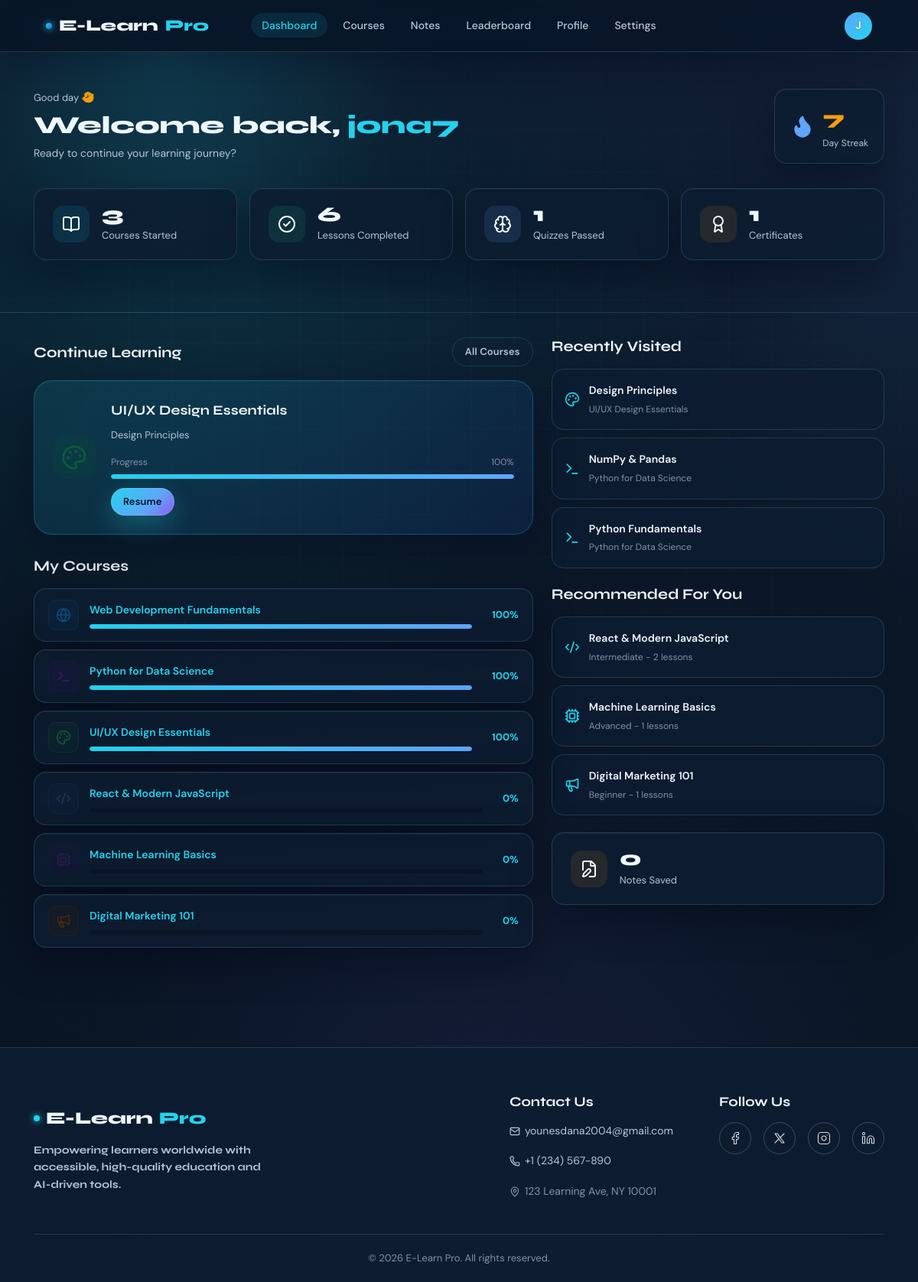
The app's page /dashboard (signed in) with its own data.
### tables this page shows
CREATE TABLE courses (
            id TEXT PRIMARY KEY,
            title TEXT NOT NULL,
            description TEXT,
            emoji TEXT DEFAULT 'book',
            color TEXT DEFAULT '#1a2a4a',
            level TEXT DEFAULT 'beginner',
            hours INTEGER DEFAULT 0,
            category TEXT DEFAULT 'general',
            created_by INTEGER,
            created_at TEXT
        );

CREATE TABLE lessons (
            id TEXT PRIMARY KEY,
            course_id TEXT NOT NULL,
            title TEXT NOT NULL,
            content TEXT,
            lesson_order INTEGER DEFAULT 0
        );

CREATE TABLE progress (
            id INTEGER PRIMARY KEY AUTOINCREMENT,
            user_id INTEGER NOT NULL,
            course_id TEXT NOT NULL,
            lesson_id TEXT NOT NULL,
            visited_at TEXT NOT NULL,
            UNIQUE(user_id, lesson_id)
        );

### app.py (the view)
@app.route("/dashboard")
@login_required
def dashboard():
    db = get_db()
    user_id = session["user_id"]
    ensure_certificates_for_user(user_id)
    notes_count = db.execute("SELECT COUNT(*) FROM notes WHERE user_id=?", (user_id,)).fetchone()[0]
    stats = get_user_stats(user_id)
    courses_rows = db.execute("SELECT * FROM courses ORDER BY created_at ASC").fetchall()
    courses = []
    for c in courses_rows:
        lessons_rows = db.execute("SELECT * FROM lessons WHERE course_id=? ORDER BY lesson_order", (c["id"],)).fetchall()
        courses.append({
            "id": c["id"], "title": c["title"], "desc": c["description"],
            "emoji": c["emoji"], "color": c["color"], "level": c["level"],
            "lessons_count": len(lessons_rows), "hours": c["hours"],
            "category": c["category"], "progress": get_course_progress(user_id, c["id"]),
            "lessons": [{"id": l["id"], "title": l["title"], "desc": l["content"]} for l in lessons_rows],
        })
    recently_visited = db.execute(
        """
        SELECT p.course_id, p.lesson_id, p.visited_at, c.title AS course_title,
               c.emoji AS course_emoji, l.title AS lesson_title
        FROM progress p
        JOIN courses c ON c.id = p.course_id
        JOIN lessons l ON l.id = p.lesson_id
        WHERE p.user_id=?
        ORDER BY p.visited_at DESC
        LIMIT 3
        """,
        (user_id,),
    ).fetchall()
    recommended = [c for c in courses if c["progress"] == 0][:3]
    continue_course = next((c for c in courses if c["id"] == recently_visited[0]["course_id"]), None) if recently_visited else None
    if continue_course is None and courses:
        continue_course = courses[0]
    return render_template(
        "dashboard.html", user=current_user(), notes_count=notes_count, courses=courses[:6],
        stats=stats, real_lessons_completed=stats["total_lessons_completed"],
        real_quizzes_passed=stats["quizzes_passed"], real_certificates=stats["certificates"],
        recently_visited=recently_visited, recommended=recommended, continue_course=continue_course,
    )

### templates/dashboard.html (shortened to what this page needs)
{% extends "base.html" %}
{% block content %}
<div class="dash-hero">
  <div class="container">
    <div class="welcome-row animate-on-scroll">
      <div>
        <div class="welcome-greeting">Good day <i data-lucide="hand" style="width:16px;height:16px;color:var(--warning);vertical-align:-3px;fill:var(--warning);"></i></div>
        <h1 class="welcome-name">Welcome back, <span>{{ user.name.split()[0] }}</span></h1>
        <p class="welcome-sub">Ready to continue your learning journey?</p>
      </div>
      <div class="streak-badge">
        <i data-lucide="flame" style="width:32px;height:32px;color:var(--accent2);fill:var(--accent2);"></i>
        <div><div class="streak-num">7</div><div class="streak-label">Day Streak</div></div>
      </div>
    </div>
    <div class="stats-row animate-on-scroll delay-100">
      <div class="stat-card glass-panel">
        <div class="stat-icon cyan"><i data-lucide="book-open"></i></div>
        <div><div class="stat-num">{{ stats.total_courses_started }}</div><div class="stat-label">Courses Started</div></div>
      </div>
      <div class="stat-card glass-panel">
        <div class="stat-icon green"><i data-lucide="check-circle-2"></i></div>
        <div><div class="stat-num">{{ real_lessons_completed }}</div><div class="stat-label">Lessons Completed</div></div>
      </div>
      <div class="stat-card glass-panel">
        <div class="stat-icon purple"><i data-lucide="brain"></i></div>
        <div><div class="stat-num">{{ real_quizzes_passed }}</div><div class="stat-label">Quizzes Passed</div></div>
      </div>
      <div class="stat-card glass-panel">
        <div class="stat-icon yellow"><i data-lucide="award"></i></div>
        <div><div class="stat-num">{{ real_certificates }}</div><div class="stat-label">Certificates</div></div>
      </div>
    </div>
  </div>
</div>
<div class="container">
  <div class="dash-grid">
    <div>
      <div class="section-head">
        <h2>Continue Learning</h2>
        <a href="{{ url_for('courses') }}" class="btn btn-ghost btn-sm">All Courses</a>
      </div>
      {% if continue_course %}
      <div class="continue-card glass-panel animate-on-scroll delay-200">
        <div style="width:56px;height:56px;border-radius:16px;background:{{ continue_course.color }}22;color:{{ continue_course.color }};display:flex;align-items:center;justify-content:center;flex-shrink:0;"><i data-lucide="{{ continue_course.emoji }}" style="width:34px;height:34px;"></i></div>
        <div style="flex:1;">
          <div class="continue-title">{{ continue_course.title }}</div>
          <p class="continue-sub">{{ continue_course.lessons[0].title if continue_course.lessons else 'Start the course' }}</p>
          <div style="margin-bottom:12px;">
            <div style="display:flex;justify-content:space-between;font-size:12px;color:var(--text-muted);margin-bottom:6px;"><span>Progress</span><span>{{ continue_course.progress }}%</span></div>
            <div class="progress-bar-wrap"><div class="progress-bar-fill" style="width:{{ continue_course.progress }}%"></div></div>
          </div>
          <a href="{{ url_for('lesson', course_id=continue_course.id) }}" class="btn btn-primary btn-sm" style="text-decoration:none;">Resume</a>
        </div>
      </div>
      {% endif %}
      <div class="section-head"><h2>My Courses</h2></div>
      <div class="activity-list">
        {% for c in courses %}
        <a href="{{ url_for('lesson', course_id=c.id) }}" style="text-decoration:none;">
          <div class="activity-item glass-panel">
            <div style="width:40px;height:40px;border-radius:10px;background:{{ c.color }}22;border:1px solid {{ c.color }}44;color:{{ c.color }};display:flex;align-items:center;justify-content:center;flex-shrink:0;"><i data-lucide="{{ c.emoji }}" style="width:20px;height:20px;"></i></div>
            <div style="flex:1;min-width:0;">
              <div class="activity-title">{{ c.title }}</div>
              <div class="progress-bar-wrap" style="margin-top:6px;"><div class="progress-bar-fill" style="width:{{ c.progress }}%"></div></div>
            </div>
            <span style="font-size:13px;font-weight:700;color:var(--accent);margin-left:12px;">{{ c.progress }}%</span>
          </div>
        </a>
        {% endfor %}
      </div>
    </div>
    <div class="side-stack">
      <div>
        <div class="section-head"><h2>Recently Visited</h2></div>
        <div class="activity-list">
          {% for item in recently_visited %}
          <a href="{{ url_for('lesson', course_id=item.course_id) }}" class="mini-course">
            <i data-lucide="{{ item.course_emoji }}" style="width:20px;height:20px;color:var(--accent);"></i>
            <div><div class="activity-title">{{ item.lesson_title }}</div><div class="activity-sub">{{ item.course_title }}</div></div>
          </a>
          {% else %}
          <div class="empty-state" style="padding:28px 16px;">Visit a lesson to build your history.</div>
          {% endfor %}
        </div>
      </div>
      <div>
        <div class="section-head"><h2>Recommended For You</h2></div>
        <div class="activity-list">
          {% for c in recommended %}
          <a href="{{ url_for('lesson', course_id=c.id) }}" class="mini-course">
            <i data-lucide="{{ c.emoji }}" style="width:20px;height:20px;color:var(--accent);"></i>
            <div><div class="activity-title">{{ c.title }}</div><div class="activity-sub">{{ c.level|capitalize }} - {{ c.lessons_count }} lessons</div></div>
          </a>
          {% else %}
          <div class="empty-state" style="padding:28px 16px;">You have started every available course.</div>
          {% endfor %}
        </div>
      </div>
      <div class="stat-card glass-panel">
        <div class="stat-icon yellow"><i data-lucide="file-edit"></i></div>
        <div><div class="stat-num">{{ notes_count }}</div><div class="stat-label">Notes Saved</div></div>
      </div>
    </div>
  </div>
</div>
{% endblock %}

### templates/base.html (shortened to what this page needs)
<!DOCTYPE html>
<html lang="en">
<head>
  <link rel="stylesheet" href="{{ url_for('static', filename='app.css') }}" />
</head>
<body>
  {% block navbar %}
  <nav class="navbar {% block nav_class %}{% endblock %}" id="main-nav">
    <div class="container" style="max-width: none; padding-left: 5vw; padding-right: 5vw;">
      <a href="{{ url_for('dashboard') if session.user_id else url_for('landing') }}" class="nav-logo">
        <span class="logo-dot"></span>E-Learn<span>Pro</span>
      </a>
      {% if session.user_id %}
      <ul class="nav-links" id="nav-links">
        <li><a href="{{ url_for('dashboard') }}" {% if request.endpoint=='dashboard' %}class="active" {% endif
            %}>Dashboard</a></li>
        <li><a href="{{ url_for('courses') }}" >Courses</a></li>
        <li><a href="{{ url_for('notes') }}" {% if request.endpoint=='notes' %}class="active" {% endif %}>Notes</a></li>
        <li><a href="{{ url_for('leaderboard') }}" >Leaderboard</a></li>
        <li><a href="{{ url_for('profile') }}" >Profile</a></li>
        <li><a href="{{ url_for('settings') }}" >Settings</a></li>
      </ul>
      <div style="display:flex;align-items:center;gap:10px;">
        <a href="{{ url_for('profile') }}" class="nav-avatar" title="{{ session.name }}"
          style="text-decoration: none; color: inherit;">
          {{ session.name[0]|upper if session.name else 'U' }}
        </a>
      </div>
      {% endif %}
    </div>
  </nav>
  {% endblock %}
  {% block body %}
  <div class="page-wrapper" style="display:flex; flex-direction:column; min-height:calc(100vh - var(--nav-h));">
    <main class="main-content page-enter" style="flex:1;">
      {% block content %}{% endblock %}
    </main>
    <footer class="main-footer">
      <div class="container">
        <div class="footer-inner">
          <div class="footer-brand">
            <div class="nav-logo" style="margin-bottom:12px;">
              <span class="logo-dot"></span>E-Learn<span>Pro</span>
            </div>
            <p class="footer-desc">Empowering learners worldwide with accessible, high-quality education and AI-driven
              tools.</p>
          </div>
          <div class="footer-links">
            <div class="footer-col">
              <h4>Contact Us</h4>
              <ul>
                <li><a href="mailto:[EMAIL_ADDRESS]"><i data-lucide="mail"
                      style="width:14px;height:14px;margin-right:6px;vertical-align:-2px;"></i>younesdana2004@gmail.com</a>
                </li>
                <li><a href="tel:+1234567890"><i data-lucide="phone"
                      style="width:14px;height:14px;margin-right:6px;vertical-align:-2px;"></i> +1 (234) 567-890</a>
                </li>
                <li><span style="color:var(--text-muted);"><i data-lucide="map-pin"
                      style="width:14px;height:14px;margin-right:6px;vertical-align:-2px;"></i> 123 Learning Ave, NY
                    10001</span></li>
              </ul>
            </div>
            <div class="footer-col">
              <h4>Follow Us</h4>
              <div class="social-links">
                <a href="https://www.facebook.com/share/1DeX4jXbyf/" aria-label="Facebook" id="social-facebook">
                  <svg xmlns="http://www.w3.org/2000/svg" width="18" height="18" viewBox="0 0 24 24" fill="none"
                    stroke="currentColor" stroke-width="1.5" stroke-linecap="round" stroke-linejoin="round">
                    <path d="M18 2h-3a5 5 0 0 0-5 5v3H7v4h3v8h4v-8h3l1-4h-4V7a1 1 0 0 1 1-1h3z" />
                  </svg>
                </a>
                <a href="https://x.com/JONA7_one" aria-label="X (Twitter)" id="social-x">
                  <svg xmlns="http://www.w3.org/2000/svg" width="18" height="18" viewBox="0 0 24 24" fill="none"
                    stroke="currentColor" stroke-width="1.5" stroke-linecap="round" stroke-linejoin="round">
                    <path d="M4 4l11.733 16h4.267l-11.733 -16z" />
                    <path d="M4 20l6.768 -6.768m2.46 -2.46l6.772 -6.772" />
                  </svg>
                </a>
                <a href="https://www.instagram.com/jona7_one.1?igsh=MWFiMGt5ZW03bjAxaQ==" aria-label="Instagram"
                  id="social-instagram">
                </a>
                <a href="https://www.linkedin.com/in/younes-dana-1b1598356?utm_source=share&utm_campaign=share_via&utm_content=profile&utm_medium=android_app"
                  aria-label="LinkedIn" id="social-linkedin">
                </a>
              </div>
            </div>
          </div>
        </div>
        <div class="footer-bottom">
          <p>&copy; 2026 E-Learn Pro. All rights reserved.</p>
        </div>
      </div>
    </footer>
  </div>
  {% endblock %}
</body>
</html>

### records on screen
courses: title "UI/UX Design Essentials", progress "100"
lessons: title "Design Principles"
courses: title "Web Development Fundamentals", progress "100"
courses: title "Python for Data Science", progress "100"
courses: title "React & Modern JavaScript", progress "0", level "Intermediate", lessons_count "2"
courses: title "Machine Learning Basics", progress "0", level "Advanced", lessons_count "1"
courses: title "Digital Marketing 101", progress "0", level "Beginner", lessons_count "1"
progress: lesson_title "Design Principles", course_title "UI/UX Design Essentials"
progress: lesson_title "NumPy & Pandas", course_title "Python for Data Science"
progress: lesson_title "Python Fundamentals", course_title "Python for Data Science"

### other values on screen
{{ session.name[0]|upper if session.name else 'U' }} "J"
{{ user.name.split()[0] }} "jona7"
{{ stats.total_courses_started }} "3"
{{ real_lessons_completed }} "6"
{{ real_quizzes_passed }} "1"
{{ real_certificates }} "1"
{{ continue_course.progress }} "100"
{{ notes_count }} "0"
